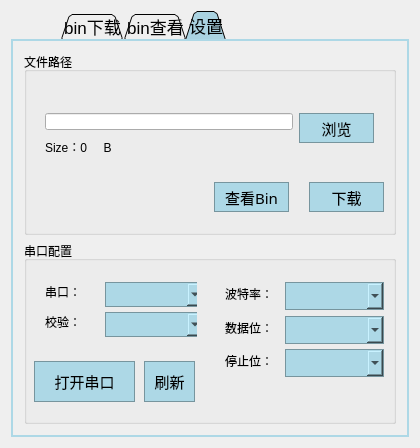
<?xml version="1.0" encoding="UTF-8"?>
<ui version="4.0">
 <class>Widget</class>
 <widget class="QWidget" name="Widget">
  <property name="geometry">
   <rect>
    <x>0</x>
    <y>0</y>
    <width>420</width>
    <height>448</height>
   </rect>
  </property>
  <property name="minimumSize">
   <size>
    <width>420</width>
    <height>448</height>
   </size>
  </property>
  <property name="maximumSize">
   <size>
    <width>420</width>
    <height>448</height>
   </size>
  </property>
  <property name="font">
   <font>
    <pointsize>12</pointsize>
   </font>
  </property>
  <property name="contextMenuPolicy">
   <enum>Qt::DefaultContextMenu</enum>
  </property>
  <property name="windowTitle">
   <string>IAP ——寒寒</string>
  </property>
  <property name="autoFillBackground">
   <bool>false</bool>
  </property>
  <property name="styleSheet">
   <string notr="true">QTextEdit{		
	
	background-color: rgb(130, 162, 172);
	border:1px solid rgb(173, 216, 230);
	color: back;
}
/****************************************************************/
QScrollBar:vertical{
	border:2px solid rgb(173, 216, 230);
	background:lightblue;
	width: 20px;
	padding-top:20px;
	padding-bottom:20px;
}
QScrollBar::handle:vertical{
	width:8px;
	background:rgb(170, 211, 225);
	min-height:30px;
	margin: 1px 0px 1px 1px;
}
QScrollBar::add-line:vertical   
{
    height:20px;width:18px;
    subcontrol-position:bottom;
	background:rgb(173, 216, 230);
	border: 1px solid rgb(155, 155, 155);
	
	image: url(:/image/arrow_down.png);
}
QScrollBar::sub-line:vertical   
{
    height:20px;width:18px;
    subcontrol-position:top;
	background:rgb(173, 216, 230);
	border: 1px solid rgb(155, 155, 155);
	
	image: url(:/image/arrow_up.png);
}
/**************************QPushButton*************************/
QPushButton{
	background-color:lightblue;
	border:1px solid rgb(119, 149, 158);
	border-radius:0px;
	font:15px bold Khmer UI
}
QPushButton:hover{
	/*border:1px solid blue;*/
	background:rgb(170, 211, 225);
}
QPushButton:pressed{
	background: rgb(125, 155, 165);
}
/**************************组合框***********************/
QComboBox{
	background-color: lightblue;
	border: 1px solid rgb(119, 149, 158);
	border-radius: 0px;
	padding:1px 2px 1px 2px;
	font:15px bold Khmer UI
}
QComboBox:hover {
	background:rgb(170, 211, 225);
}
QComboBox::dowm-arrow{
	
}
QComboBox::drop-down{
	subcontrol-origin:padding;
	subcontrol-position: top right;
	width:13px;
	
	border-left-width:2px;
	border-left-color:rgb(119, 149, 158);
	border-left-style:solid;

	image: url(:/image/arrow_down.png);
}
/******************************QTabWidget************************/
QTabWidget::pane{
	border: 2px solid lightblue;
}
QTabWidget::tab-bar{
	left: 50px;
}
QTabBar::tab{
    background:lightblue;
    border: 1px solid rgb(119, 149, 158);
    border-top-left-radius: 0px;
    border-top-right-radius: 0px;
    min-width: 30ex;
    padding: 2px;	
}
QTabBar::tab:selected, QTabBar::tab:hover {
	background:rgb(170, 211, 225);
}

QTabBar::tab:selected {
    border-color: #9B9B9B;
    border-bottom-color: lightblue; /* same as pane color */
}

QTabBar::tab:!selected {
    margin-top: 2px; /* make non-selected tabs look smaller */
}
QTabBar::tab:selected {
    /* expand/overlap to the left and right by 4px */
    margin-left: -1px;
    margin-right: -1px;
}
QTabBar::tab:first:selected {
    margin-left: 0; /* the first selected tab has nothing to overlap with on the left */
}

QTabBar::tab:last:selected {
    margin-right: 0; /* the last selected tab has nothing to overlap with on the right */
}

QTabBar::tab:only-one {
    margin: 0; /* if there is only one tab, we don't want overlapping margins */
}
/****************************Progress Bar***************************/
QProgressBar{
	border:2px solid rgb(119, 149, 158);
	text-align:center;
}
QProgressBar::chunk{
	background-color:rgb(173, 216, 230);
	width:20px;
	margin:0.5px;
}</string>
  </property>
  <layout class="QGridLayout" name="gridLayout">
   <item row="0" column="0">
    <widget class="QTabWidget" name="tabWidget">
     <property name="font">
      <font>
       <family>Khmer UI</family>
       <pointsize>13</pointsize>
      </font>
     </property>
     <property name="tabShape">
      <enum>QTabWidget::Triangular</enum>
     </property>
     <property name="currentIndex">
      <number>2</number>
     </property>
     <property name="movable">
      <bool>false</bool>
     </property>
     <widget class="QWidget" name="Load">
      <attribute name="title">
       <string>bin下载</string>
      </attribute>
      <layout class="QGridLayout" name="gridLayout_6">
       <item row="2" column="0">
        <spacer name="verticalSpacer">
         <property name="orientation">
          <enum>Qt::Vertical</enum>
         </property>
         <property name="sizeType">
          <enum>QSizePolicy::Fixed</enum>
         </property>
         <property name="sizeHint" stdset="0">
          <size>
           <width>20</width>
           <height>40</height>
          </size>
         </property>
        </spacer>
       </item>
       <item row="0" column="0">
        <widget class="QTextEdit" name="loadTextEdit">
         <property name="maximumSize">
          <size>
           <width>16777215</width>
           <height>311</height>
          </size>
         </property>
         <property name="font">
          <font>
           <family>Khmer UI</family>
           <pointsize>12</pointsize>
          </font>
         </property>
         <property name="styleSheet">
          <string notr="true"/>
         </property>
         <property name="frameShape">
          <enum>QFrame::Box</enum>
         </property>
         <property name="frameShadow">
          <enum>QFrame::Sunken</enum>
         </property>
        </widget>
       </item>
       <item row="1" column="0">
        <widget class="QProgressBar" name="loadProgressBar">
         <property name="maximumSize">
          <size>
           <width>16777215</width>
           <height>15</height>
          </size>
         </property>
         <property name="value">
          <number>0</number>
         </property>
         <property name="textVisible">
          <bool>true</bool>
         </property>
         <property name="orientation">
          <enum>Qt::Horizontal</enum>
         </property>
         <property name="textDirection">
          <enum>QProgressBar::TopToBottom</enum>
         </property>
        </widget>
       </item>
      </layout>
     </widget>
     <widget class="QWidget" name="binView">
      <attribute name="title">
       <string>bin查看</string>
      </attribute>
      <layout class="QGridLayout" name="gridLayout_2">
       <item row="1" column="0">
        <spacer name="verticalSpacer_2">
         <property name="orientation">
          <enum>Qt::Vertical</enum>
         </property>
         <property name="sizeType">
          <enum>QSizePolicy::Fixed</enum>
         </property>
         <property name="sizeHint" stdset="0">
          <size>
           <width>20</width>
           <height>40</height>
          </size>
         </property>
        </spacer>
       </item>
       <item row="0" column="0">
        <widget class="QTextEdit" name="binTextEdit">
         <property name="font">
          <font>
           <family>Times New Roman</family>
           <pointsize>11</pointsize>
           <weight>50</weight>
           <bold>false</bold>
           <kerning>true</kerning>
          </font>
         </property>
        </widget>
       </item>
      </layout>
     </widget>
     <widget class="QWidget" name="Set">
      <attribute name="title">
       <string>设置</string>
      </attribute>
      <layout class="QGridLayout" name="gridLayout_5">
       <item row="0" column="0">
        <layout class="QVBoxLayout" name="verticalLayout">
         <item>
          <layout class="QGridLayout" name="gridLayout_3">
           <item row="0" column="1">
            <widget class="QGroupBox" name="binBox">
             <property name="title">
              <string>文件路径</string>
             </property>
             <widget class="QWidget" name="verticalLayoutWidget_5">
              <property name="geometry">
               <rect>
                <x>10</x>
                <y>50</y>
                <width>351</width>
                <height>61</height>
               </rect>
              </property>
              <layout class="QVBoxLayout" name="verticalLayout_7">
               <item>
                <layout class="QHBoxLayout" name="horizontalLayout_9">
                 <item>
                  <widget class="QLineEdit" name="fileEdit">
                   <property name="font">
                    <font>
                     <pointsize>12</pointsize>
                    </font>
                   </property>
                   <property name="alignment">
                    <set>Qt::AlignRight|Qt::AlignTrailing|Qt::AlignVCenter</set>
                   </property>
                   <property name="readOnly">
                    <bool>false</bool>
                   </property>
                  </widget>
                 </item>
                 <item>
                  <widget class="QPushButton" name="fileButton">
                   <property name="minimumSize">
                    <size>
                     <width>75</width>
                     <height>30</height>
                    </size>
                   </property>
                   <property name="maximumSize">
                    <size>
                     <width>75</width>
                     <height>30</height>
                    </size>
                   </property>
                   <property name="text">
                    <string>浏览</string>
                   </property>
                  </widget>
                 </item>
                </layout>
               </item>
               <item>
                <widget class="QLabel" name="sizeLabel">
                 <property name="minimumSize">
                  <size>
                   <width>121</width>
                   <height>21</height>
                  </size>
                 </property>
                 <property name="maximumSize">
                  <size>
                   <width>121</width>
                   <height>21</height>
                  </size>
                 </property>
                 <property name="text">
                  <string>Size：0     B</string>
                 </property>
                </widget>
               </item>
              </layout>
             </widget>
             <widget class="QPushButton" name="loadButton">
              <property name="geometry">
               <rect>
                <x>285</x>
                <y>130</y>
                <width>75</width>
                <height>30</height>
               </rect>
              </property>
              <property name="font">
               <font>
                <family>13 Khmer UI</family>
                <pointsize>-1</pointsize>
                <weight>50</weight>
                <italic>false</italic>
                <bold>false</bold>
               </font>
              </property>
              <property name="text">
               <string>下载</string>
              </property>
             </widget>
             <widget class="QPushButton" name="viewButton">
              <property name="geometry">
               <rect>
                <x>190</x>
                <y>130</y>
                <width>75</width>
                <height>30</height>
               </rect>
              </property>
              <property name="font">
               <font>
                <family>13 Khmer UI</family>
                <pointsize>-1</pointsize>
                <weight>50</weight>
                <italic>false</italic>
                <bold>false</bold>
               </font>
              </property>
              <property name="text">
               <string>查看Bin</string>
              </property>
             </widget>
            </widget>
           </item>
          </layout>
         </item>
         <item>
          <layout class="QGridLayout" name="gridLayout_4">
           <item row="0" column="0">
            <widget class="QGroupBox" name="usartBox">
             <property name="title">
              <string>串口配置</string>
             </property>
             <widget class="QWidget" name="verticalLayoutWidget_2">
              <property name="geometry">
               <rect>
                <x>10</x>
                <y>30</y>
                <width>163</width>
                <height>72</height>
               </rect>
              </property>
              <layout class="QVBoxLayout" name="verticalLayout_3">
               <property name="spacing">
                <number>10</number>
               </property>
               <item>
                <layout class="QHBoxLayout" name="horizontalLayout">
                 <property name="spacing">
                  <number>10</number>
                 </property>
                 <item>
                  <widget class="QLabel" name="uNameLabel">
                   <property name="minimumSize">
                    <size>
                     <width>50</width>
                     <height>0</height>
                    </size>
                   </property>
                   <property name="maximumSize">
                    <size>
                     <width>50</width>
                     <height>16777215</height>
                    </size>
                   </property>
                   <property name="text">
                    <string>串口：</string>
                   </property>
                  </widget>
                 </item>
                 <item>
                  <widget class="QComboBox" name="uNameBox">
                   <property name="minimumSize">
                    <size>
                     <width>99</width>
                     <height>25</height>
                    </size>
                   </property>
                   <property name="maximumSize">
                    <size>
                     <width>99</width>
                     <height>16777215</height>
                    </size>
                   </property>
                  </widget>
                 </item>
                </layout>
               </item>
               <item>
                <layout class="QHBoxLayout" name="horizontalLayout_2">
                 <property name="spacing">
                  <number>10</number>
                 </property>
                 <item>
                  <widget class="QLabel" name="parityLabel">
                   <property name="minimumSize">
                    <size>
                     <width>50</width>
                     <height>0</height>
                    </size>
                   </property>
                   <property name="maximumSize">
                    <size>
                     <width>50</width>
                     <height>16777215</height>
                    </size>
                   </property>
                   <property name="text">
                    <string>校验：</string>
                   </property>
                  </widget>
                 </item>
                 <item>
                  <widget class="QComboBox" name="parityBox">
                   <property name="minimumSize">
                    <size>
                     <width>99</width>
                     <height>25</height>
                    </size>
                   </property>
                   <property name="maximumSize">
                    <size>
                     <width>99</width>
                     <height>16777215</height>
                    </size>
                   </property>
                  </widget>
                 </item>
                </layout>
               </item>
              </layout>
             </widget>
             <widget class="QWidget" name="verticalLayoutWidget_4">
              <property name="geometry">
               <rect>
                <x>190</x>
                <y>30</y>
                <width>173</width>
                <height>112</height>
               </rect>
              </property>
              <layout class="QVBoxLayout" name="verticalLayout_6">
               <property name="spacing">
                <number>10</number>
               </property>
               <item>
                <layout class="QHBoxLayout" name="horizontalLayout_3">
                 <property name="spacing">
                  <number>10</number>
                 </property>
                 <item>
                  <widget class="QLabel" name="baundRateLabel">
                   <property name="minimumSize">
                    <size>
                     <width>50</width>
                     <height>0</height>
                    </size>
                   </property>
                   <property name="maximumSize">
                    <size>
                     <width>60</width>
                     <height>16777215</height>
                    </size>
                   </property>
                   <property name="text">
                    <string>波特率：</string>
                   </property>
                  </widget>
                 </item>
                 <item>
                  <widget class="QComboBox" name="baundRateBox">
                   <property name="minimumSize">
                    <size>
                     <width>99</width>
                     <height>28</height>
                    </size>
                   </property>
                   <property name="maximumSize">
                    <size>
                     <width>99</width>
                     <height>16777215</height>
                    </size>
                   </property>
                   <property name="font">
                    <font>
                     <family>13 Khmer UI</family>
                     <pointsize>-1</pointsize>
                     <weight>50</weight>
                     <italic>false</italic>
                     <bold>false</bold>
                    </font>
                   </property>
                  </widget>
                 </item>
                </layout>
               </item>
               <item>
                <layout class="QHBoxLayout" name="horizontalLayout_7">
                 <property name="spacing">
                  <number>10</number>
                 </property>
                 <item>
                  <widget class="QLabel" name="dataBitLabel">
                   <property name="minimumSize">
                    <size>
                     <width>50</width>
                     <height>0</height>
                    </size>
                   </property>
                   <property name="maximumSize">
                    <size>
                     <width>60</width>
                     <height>16777215</height>
                    </size>
                   </property>
                   <property name="text">
                    <string>数据位：</string>
                   </property>
                  </widget>
                 </item>
                 <item>
                  <widget class="QComboBox" name="dataBitBox">
                   <property name="minimumSize">
                    <size>
                     <width>99</width>
                     <height>28</height>
                    </size>
                   </property>
                   <property name="maximumSize">
                    <size>
                     <width>99</width>
                     <height>16777215</height>
                    </size>
                   </property>
                  </widget>
                 </item>
                </layout>
               </item>
               <item>
                <layout class="QHBoxLayout" name="horizontalLayout_8">
                 <property name="spacing">
                  <number>10</number>
                 </property>
                 <item>
                  <widget class="QLabel" name="stopBitLabel">
                   <property name="minimumSize">
                    <size>
                     <width>50</width>
                     <height>0</height>
                    </size>
                   </property>
                   <property name="maximumSize">
                    <size>
                     <width>60</width>
                     <height>16777215</height>
                    </size>
                   </property>
                   <property name="text">
                    <string>停止位：</string>
                   </property>
                  </widget>
                 </item>
                 <item>
                  <widget class="QComboBox" name="stopBitBox">
                   <property name="minimumSize">
                    <size>
                     <width>99</width>
                     <height>28</height>
                    </size>
                   </property>
                   <property name="maximumSize">
                    <size>
                     <width>99</width>
                     <height>16777215</height>
                    </size>
                   </property>
                   <property name="font">
                    <font>
                     <family>13 Khmer UI</family>
                     <pointsize>-1</pointsize>
                     <weight>50</weight>
                     <italic>false</italic>
                     <bold>false</bold>
                    </font>
                   </property>
                  </widget>
                 </item>
                </layout>
               </item>
              </layout>
             </widget>
             <widget class="QPushButton" name="openButton">
              <property name="enabled">
               <bool>true</bool>
              </property>
              <property name="geometry">
               <rect>
                <x>10</x>
                <y>120</y>
                <width>101</width>
                <height>41</height>
               </rect>
              </property>
              <property name="font">
               <font>
                <family>13 Khmer UI</family>
                <pointsize>-1</pointsize>
                <weight>50</weight>
                <italic>false</italic>
                <bold>false</bold>
               </font>
              </property>
              <property name="text">
               <string>打开串口</string>
              </property>
              <property name="checkable">
               <bool>false</bool>
              </property>
              <property name="autoDefault">
               <bool>false</bool>
              </property>
              <property name="default">
               <bool>false</bool>
              </property>
              <property name="flat">
               <bool>false</bool>
              </property>
             </widget>
             <widget class="QPushButton" name="refreshButton">
              <property name="geometry">
               <rect>
                <x>120</x>
                <y>120</y>
                <width>51</width>
                <height>41</height>
               </rect>
              </property>
              <property name="text">
               <string>刷新</string>
              </property>
             </widget>
            </widget>
           </item>
          </layout>
         </item>
        </layout>
       </item>
      </layout>
     </widget>
    </widget>
   </item>
  </layout>
 </widget>
 <layoutdefault spacing="6" margin="11"/>
 <resources/>
 <connections/>
</ui>
